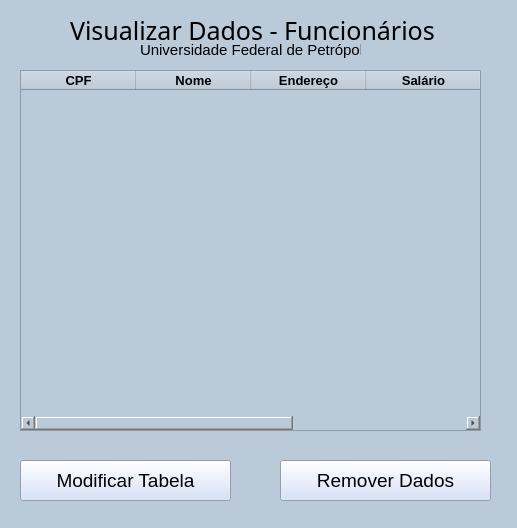
<?xml version="1.0" encoding="UTF-8"?>
<ui version="4.0">
 <class>MainWindow</class>
 <widget class="QMainWindow" name="MainWindow">
  <property name="geometry">
   <rect>
    <x>0</x>
    <y>0</y>
    <width>517</width>
    <height>528</height>
   </rect>
  </property>
  <property name="windowTitle">
   <string>MainWindow</string>
  </property>
  <property name="styleSheet">
   <string notr="true">background-color: rgb(186, 202, 217);</string>
  </property>
  <widget class="QWidget" name="centralwidget">
   <widget class="QLabel" name="label">
    <property name="geometry">
     <rect>
      <x>70</x>
      <y>20</y>
      <width>401</width>
      <height>21</height>
     </rect>
    </property>
    <property name="font">
     <font>
      <family>MS Gothic</family>
      <pointsize>19</pointsize>
     </font>
    </property>
    <property name="text">
     <string>Visualizar Dados - Funcionários</string>
    </property>
   </widget>
   <widget class="QLabel" name="label_2">
    <property name="geometry">
     <rect>
      <x>140</x>
      <y>40</y>
      <width>221</width>
      <height>20</height>
     </rect>
    </property>
    <property name="font">
     <font>
      <family>MS UI Gothic</family>
      <pointsize>11</pointsize>
     </font>
    </property>
    <property name="text">
     <string>Universidade Federal de Petrópolis</string>
    </property>
   </widget>
   <widget class="QTableWidget" name="tableWidget">
    <property name="geometry">
     <rect>
      <x>20</x>
      <y>70</y>
      <width>461</width>
      <height>361</height>
     </rect>
    </property>
    <property name="styleSheet">
     <string notr="true">background-color: rgb(186, 202, 217);</string>
    </property>
    <property name="gridStyle">
     <enum>Qt::DashLine</enum>
    </property>
    <attribute name="horizontalHeaderDefaultSectionSize">
     <number>115</number>
    </attribute>
    <column>
     <property name="text">
      <string>CPF</string>
     </property>
     <property name="font">
      <font>
       <family>Arial</family>
       <pointsize>10</pointsize>
       <weight>75</weight>
       <bold>true</bold>
      </font>
     </property>
    </column>
    <column>
     <property name="text">
      <string>Nome</string>
     </property>
     <property name="font">
      <font>
       <family>Arial</family>
       <pointsize>10</pointsize>
       <weight>75</weight>
       <bold>true</bold>
      </font>
     </property>
    </column>
    <column>
     <property name="text">
      <string>Endereço</string>
     </property>
     <property name="font">
      <font>
       <family>Arial</family>
       <pointsize>10</pointsize>
       <weight>75</weight>
       <bold>true</bold>
      </font>
     </property>
    </column>
    <column>
     <property name="text">
      <string>Salário</string>
     </property>
     <property name="font">
      <font>
       <family>Arial</family>
       <pointsize>10</pointsize>
       <weight>75</weight>
       <bold>true</bold>
      </font>
     </property>
    </column>
    <column>
     <property name="text">
      <string>Código Setor</string>
     </property>
     <property name="font">
      <font>
       <family>Arial</family>
       <pointsize>10</pointsize>
       <weight>75</weight>
       <bold>true</bold>
      </font>
     </property>
    </column>
   </widget>
   <widget class="QPushButton" name="pushButton">
    <property name="geometry">
     <rect>
      <x>20</x>
      <y>460</y>
      <width>211</width>
      <height>41</height>
     </rect>
    </property>
    <property name="font">
     <font>
      <family>MS UI Gothic</family>
      <pointsize>14</pointsize>
     </font>
    </property>
    <property name="styleSheet">
     <string notr="true">
background-color: rgb(206, 220, 248);</string>
    </property>
    <property name="text">
     <string>Modificar Tabela</string>
    </property>
   </widget>
   <widget class="QPushButton" name="pushButton_3">
    <property name="geometry">
     <rect>
      <x>280</x>
      <y>460</y>
      <width>211</width>
      <height>41</height>
     </rect>
    </property>
    <property name="font">
     <font>
      <family>MS UI Gothic</family>
      <pointsize>14</pointsize>
     </font>
    </property>
    <property name="styleSheet">
     <string notr="true">
background-color: rgb(206, 220, 248);</string>
    </property>
    <property name="text">
     <string>Remover Dados</string>
    </property>
   </widget>
  </widget>
  <widget class="QStatusBar" name="statusbar"/>
 </widget>
 <resources/>
 <connections/>
</ui>
